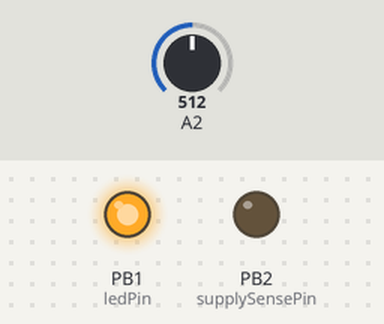
Bench run of a sketch on a simulated ATtiny85, built with avr-gcc and run on an emulated ATtiny85. Parts: output pins drawn as LEDs (lit = HIGH). The inputs (shaded band) are chosen by the test bench; at power-on: A2 = 512.

Above: at 0.1 s.
At 2.6 s:
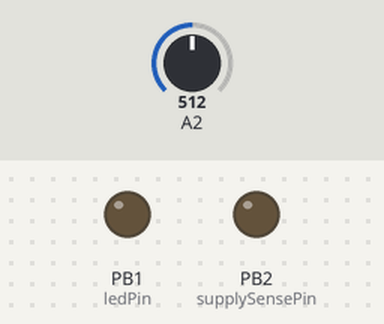
At 5.1 s:
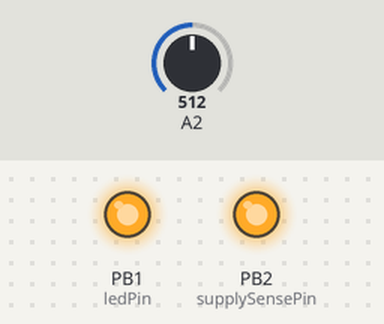
Timing chart, 0 to 6.6 s (numbered marks = the images above):
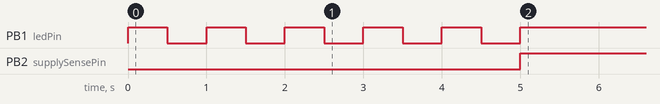

Measured:
- by itself, PB1 (ledPin): alternates HIGH for 0.50 s and LOW for 0.50 s, 10 changes in all, then stays HIGH
- by itself, PB2 (supplySensePin): LOW → HIGH at 5.0 s

The sketch:

pump_controller_v2d.ino
```cpp
/*/storage/DEVT/Workspace-Code/Arduino_tinkering/Blink_rand/Blink_rand.ino
Quick'n'Dirty Garden Water Pump Manager
v2
Jun 2024 EH

Description:
Revert to simpler delay function and attempt to use supply measurement to indicate day/night.
Also reverted to 5V relay and 5V Trinket, due to availablity.

Purpose:
To run a 12V (solar) pump via a relay,
dependant on water level (float switch on/off)
and also time since last run (to allow for refil at lower tank).

One potential desirable extension would be to also detect when
the pump is running dry (ie. lower tank empty), possibly by
monitoring 12V voltage across pump via ADC
(assuming dry pump is less effort and therefore higher voltage).

Timing is via delay functions (simplified!), which will be good enough.

Target:
Arduino Trinket 5V (original).
Power supply via BAT+ can be up to 16V, therefore 12V solar is good.
Pinouts as below, Trinket "#pin" match ATtiny PB#.
ADC is 10bit, Vsupply input to pin #4 (Analogue2) via potential divider.
Intending to run at default 8MHz (which is plenty!).


https://learn.adafruit.com/introducing-trinket/guided-tour
https://www.microchip.com/en-us/product/ATtiny85


Modification History:
06Jun2024 - first draft
13Jun2024 - rehashing using simpler code, delay fn instead of millis and simpler loops.
14Jun2024 - refined ready for deployment! (don't forget if a==b syntax)
16Jun2024 - v2b. changed sequence - supplycheck moved into pump cycle, in case V drops during pumping. Some timing problem still exists - TODO revert to using milis().
16Jun2024 - v2c. added custom "seconds" delay function

Based initially on example analogInput Arduino project.
  https://www.arduino.cc/en/Tutorial/BuiltInExamples/AnalogInput
*/

//------------------------------------------------------//
// INITIALISATION
//------------------------------------------------------//

//Physical Pin Assignments
int supplySensePin = 2;   //Trinket pin #4 (but use A2 for analogRead call), select the input pin for the analog in (12V sense via divider)
int pumpRelayCtrlPin = 2;  //Trinket pin #2 (PB2), switched voltage sink for relay control
int ledPin = 1;            //Trinket pin #1, select the pin for the onboard LED

//initialise global holding variables
float lowVsupply = 0.95; //desired lowest ADC_IN voltage value for comparison (supplyVmax=14.5V but divided by 1:10 with resistor divider is 1.318V; supplyVlow=10.5V div 1:10 is 0.955V.)
float senseVsupply = 0;  //detected voltage, converted from analogue reading
float conversionFactor = (5.0/1023); //magic number to convert analogue pin value to voltage (10bit is 1024; VCC=VREF=VAmax.)
int timeCounter = 0;  //total count holding variable
int timeCheckWait = 30; //check state interval, in seconds (default 30sec)
int timePumpInterval = 3600; //delay interval between pumps, in seconds (default 1hr)
int timePumpGo = 300; //run pump for maximum time, in seconds (default 5mins)

void setup() {
//declare the IO pins types:
//  pinMode(supplySensePin, INPUT);  //don't declare this, as it is analogue in by default - this would set as digital in.
  pinMode(pumpRelayCtrlPin, OUTPUT);
  pinMode(ledPin, OUTPUT);

  //set IO pins initial states
  digitalWrite(pumpRelayCtrlPin, LOW);
  digitalWrite(ledPin, LOW);

  //show startup indication
  //LED five blink half sec on/off
  ledFlash(5,500);
}

//------------------------------------------------------//
// MAIN FUNCTION
//------------------------------------------------------//

void loop() {

  //DO STUFF (pump water up)
  //RUN IF ENOUGH POWER, BUT WAIT BETWEEN PUMP CYCLES.

  //start pump with solid LED
  pumpGo();

  //WAIT FOR PUMPING
  //reset time marker
  timeCounter = 0;
  while (timeCounter < timePumpGo)
  {
    delaySeconds(timeCheckWait);  // wait
    timeCounter = timeCounter + timeCheckWait;
    //check voltage level
       bool checkResult = supplyCheck();
       if (checkResult == false)
       {
         //NOT ENOUGH POWER (nighttime or low battery)
         //LED ten blinks quarter sec
         ledFlash(10,250);
         //stop early
         timeCounter = timePumpGo;
         break;
       }
//    ledFlash(1,100);
  }

  //stop pump and turn LED off
  pumpStop();

  //WAIT FOR REFILL
  //reset time marker
  timeCounter = 0;
  while (timeCounter < timePumpInterval)
  {
    delaySeconds(timeCheckWait);  // wait
    //LED 2 sec blink to show wait activity
    ledFlash(3,500);
    timeCounter = timeCounter + timeCheckWait;
  }
}


//------------------------------------------------------//
// CUSTOM FUNCTIONS
//------------------------------------------------------//
void delaySeconds(int waitInSeconds)
{
  // https://docs.arduino.cc/built-in-examples/digital/BlinkWithoutDelay/
  // https://www.arduino.cc/en/Tutorial/BuiltInExamples/BlinkWithoutDelay
  const long msToSec = 1000; //milliseconds
  unsigned long startMillis = millis();
  unsigned long currentMillis = startMillis;
  unsigned long delayedCount = 0;

  while (delayedCount < waitInSeconds)
  {
    //wait
    //check the time
// ?? WHY DOESN'T MILLIS WORK ON TRINKET ??
//    currentMillis = millis();
//    delayedCount = (currentMillis - startMillis) * msToSec;

    delay(1000);
    delayedCount = delayedCount + 1;

  }
}

bool supplyCheck()
{
  // check supply voltage
  // read the value from the sensor, taking an average
  int loopcount = 0;
  int loops = 3;
  int tpause = 500; //ms
  senseVsupply = 0;
  float sensorValue = 0;

  while (loopcount < loops)
  {
    sensorValue = analogRead(supplySensePin);
    senseVsupply = senseVsupply + (sensorValue * conversionFactor);
    delay(tpause);
    loopcount++;
  }
  senseVsupply= (senseVsupply/loopcount);

  // take action
  if (senseVsupply < lowVsupply)
    {
    //LOW
    return false;
    }
  else
    {
    //HIGH
    return true;
    }
}

void pumpGo()
{
  //pump and LED on
  digitalWrite(pumpRelayCtrlPin, HIGH);
  digitalWrite(ledPin, HIGH);
  return;
}

void pumpStop()
{
  //pump and LED off
  digitalWrite(pumpRelayCtrlPin, LOW);
  digitalWrite(ledPin, LOW);
  return;
}

void ledFlash(int loops, int mspause)
{
  //default led flash to single 1 second pulse, if no params
  if (loops < 0) {
    loops = 1;
  }
  if (mspause < 0) {
    mspause = 1000;
  }

  //go
  int count = 0;
  do {
    digitalWrite(ledPin, HIGH);
    delay(mspause); //ms
    digitalWrite(ledPin, LOW);
    delay(mspause); //ms
    count++;
  } while (count < loops);

  return;

}
```
